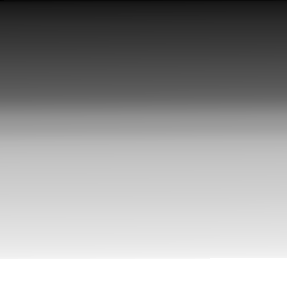
#> input picture vision_por_computadora/TP1/img1_tp.png, 287 x 288 px; its folder holds 3 pictures in this run
$ jupyter execute --allow-errors TP1.ipynb   (shell and % lines are left out)
#> lines starting #> are read from the running program, lines starting #| are printed output that depends on the picture
# TP1 — Visión por Computadora I

**Tema:** Operadores de píxel, corrección de color (White Patch) e histogramas (Clase 2)

**Alumno:** Romero Federico, Ailen Muñoz

---

### Cómo leer este notebook

- Las cajas con **fondo y borde verde** : contienen las conclusiones del equipo.
- El resto de las celdas estan agrupadas por punto y contienen el código relativo a ese punto.

## Setup

Importamos las librerías necesarias y definimos las rutas a las imágenes provistas en `Material_TPs/TP1`.

[cell 1]
import os
import glob

import cv2 as cv
import numpy as np
import matplotlib.pyplot as plt


# Rutas relativas: este notebook vive en vision_por_computadora/TP1/, junto al material del TP
BASE_DIR = "."
WP_DIR = os.path.join(BASE_DIR, "white_patch")

assert os.path.isdir(BASE_DIR), f"No se encontró {BASE_DIR}. Revisar desde dónde se corre el notebook."
#> (the rest of this cell did not finish here and is left out)

## Parte 1 — Algoritmo White Patch

### 1.1 Implementación

[cell 2]
def white_patch(img_bgr: np.ndarray, percentile: float = 100.0) -> np.ndarray:
    """
    Aplica el algoritmo White Patch sobre una imagen color.

    Asume que el valor de máxima intensidad en cada canal corresponde
    al blanco de la fuente de luz y renormaliza cada canal para llevar
    ese máximo a 255.

    Parameters
    ----------
    img_bgr : np.ndarray
        Imagen de entrada en formato BGR (uint8), tal como la devuelve cv2.imread.
    percentile : float, opcional
        Percentil usado para estimar el "máximo" por canal (100 = máximo estricto).
        Usar un valor un poco menor (ej. 99) hace la estimación más robusta frente
        a un único píxel outlier (ruido puntual, pixel "quemado", reflejo especular).

    Returns
    -------
    np.ndarray
        Imagen corregida en BGR (uint8), con el mismo shape que la entrada.
    """
    img = img_bgr.astype(np.float32)
    canales = img.reshape(-1, 3)

    if percentile >= 100:
        max_por_canal = canales.max(axis=0)
    else:
        max_por_canal = np.percentile(canales, percentile, axis=0)

    max_por_canal = np.clip(max_por_canal, 1, None)  # evita división por cero
    img_corregida = img * (255.0 / max_por_canal)
    return np.clip(img_corregida, 0, 255).astype(np.uint8)

### 1.2 Resultados

Aplicamos el algoritmo a **todas** las imágenes de `white_patch/`: Se muestran en pares (Original | White Patch) agrupadas por escena.

[cell 3]
def cargar_imagenes(directorio):
    rutas = sorted(glob.glob(os.path.join(directorio, "*")))
    return {os.path.basename(r): cv.imread(r, cv.IMREAD_COLOR) for r in rutas}


def mostrar_original_vs_corregida(imagenes: dict, titulo: str):
    n = len(imagenes)
    fig, axes = plt.subplots(n, 2, figsize=(6, 3 * n))
    if n == 1:
        axes = axes.reshape(1, 2)

    for fila, (nombre, img_bgr) in enumerate(imagenes.items()):
        corregida_bgr = white_patch(img_bgr)

        axes[fila, 0].imshow(cv.cvtColor(img_bgr, cv.COLOR_BGR2RGB))
        axes[fila, 0].set_title(f"{nombre}\nOriginal")
        axes[fila, 0].axis("off")

        axes[fila, 1].imshow(cv.cvtColor(corregida_bgr, cv.COLOR_BGR2RGB))
        axes[fila, 1].set_title("White Patch")
        axes[fila, 1].axis("off")

    fig.suptitle(titulo)
    fig.tight_layout()
    plt.show()


imagenes_wp = cargar_imagenes(WP_DIR)

predator = {k: v for k, v in imagenes_wp.items() if k.startswith("wp_")}
manos = {k: v for k, v in imagenes_wp.items() if k.startswith("test_")}

#> (the rest of this cell did not finish here and is left out)

Para entender **por qué** el algoritmo corrige mejor en algunos casos que en otros, es útil mirar los números detrás de la corrección: el máximo por canal que usa como referencia de "blanco", la media de cada canal antes y después, y qué fracción de píxeles termina saturada (en 255) luego de la corrección.

[cell 4]
def analizar_white_patch(imagenes: dict):
    print(f"{'archivo':16s} {'max (B,G,R)':>20s} {'media antes (B,G,R)':>26s} {'media después (B,G,R)':>28s} {'% pix. saturados':>18s}")
    print("-" * 112)
    for nombre, img_bgr in imagenes.items():
        img = img_bgr.astype(np.float32)
        max_por_canal = img.reshape(-1, 3).max(axis=0)
        media_antes = img.reshape(-1, 3).mean(axis=0)

        corregida = white_patch(img_bgr)
        media_despues = corregida.reshape(-1, 3).astype(np.float32).mean(axis=0)
        frac_saturados = (corregida == 255).any(axis=2).mean() * 100

        print(f"{nombre:16s} {str(max_por_canal.round(0)):>20s} "
              f"{str(media_antes.round(1)):>26s} {str(media_despues.round(1)):>28s} "
              f"{frac_saturados:>17.1f}%")


analizar_white_patch(imagenes_wp)

<div style="border:2px solid #8EB15C; background-color:#B1CF86; padding:14px 16px; border-radius:6px; color:#111;">

**Analisis**

1. **`wp_blue.jpg` no cambia en absoluto.** Su máximo por canal ya es `(255, 255, 255)` *antes* de corregir: hay algún píxel (un reflejo puntual, una zona sobreexpuesta) que ya está saturado en los tres canales. El factor de corrección `255/max` da 1 en los tres canales, así que la imagen "corregida" es idéntica a la original y el dominante azul **no se elimina**. Esto expone el punto más débil del algoritmo: confunde un píxel saturado/quemado por sobreexposición con el "blanco" real de la escena, y en ese caso no hay forma de corregir nada.

2. **`wp_red.png`/`wp_red2.jpg` y `wp_green.png`/`wp_green2.jpg` sí se corrigen, pero a costa de saturar entre un 6% y un 9% de los píxeles** (última columna de la tabla). Como el canal dominante (R o G) ya está cerca de 255, la corrección multiplica fuertemente a los canales opuestos lo que satura zonas que antes no lo estaban y puede amplificar el ruido de fondo en canales que partían de señal muy baja (medias de 15-30 sobre 255). Se pierde detalle en las zonas más claras a cambio de recuperar el balance de color.

3. **En las fotos de manos (`test_*`) el dominante se reduce pero no desaparece del todo** (por ejemplo, en `test_red.png` la media del canal R queda ~30 puntos por encima de B/G luego de corregir). Acá no hay ningún objeto realmente blanco o gris neutro en la escena — solo piel y un fondo de color — así que el "máximo por canal" no representa una superficie neutra bajo esa luz, sino simplemente el punto más iluminado de la piel o el fondo. El resultado es una corrección parcial: mejor que el original, pero no un balance de blancos correcto.

**En resumen:** White Patch funciona  mejor cuando existe en la escena un punto realmente neutro (blanco/gris) que no esté saturado por sobreexposición; falla o corrige de forma parcial cuando ese supuesto no se cumple o cuando ya hay saturación previa en algún canal. Una mitigación simple —ya incluida como parámetro `percentile` en la función— es usar un percentil alto pero no absoluto. Hemos realizado pruebas con 95% y las mejoras en wp_blue son sustanciales aunque aumenta la saturación del resto de los ejemplos para predator. En cuanto a los ejemplos de manos, si bien la saturación aumento las diferencias son casi imperceptibles entre 100 y 95.

</div>

## Parte 2 — Histogramas de `img1_tp.png` e `img2_tp.png`

### 2.1 Carga y visualización en escala de grises

[cell 5]
img1 = cv.imread(os.path.join(BASE_DIR, "img1_tp.png"), cv.IMREAD_GRAYSCALE)
#> img1 is the input picture: shape (288, 287); min 2, max 255, mean 154.8
img2 = cv.imread(os.path.join(BASE_DIR, "img2_tp.png"), cv.IMREAD_GRAYSCALE)
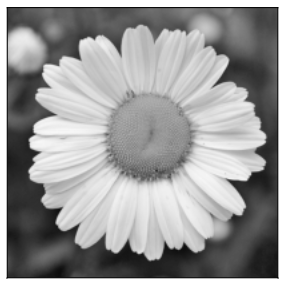
#> input picture vision_por_computadora/TP1/img2_tp.png, 287 x 288 px
#> img2 is the input picture: shape (288, 287); min 2, max 255, mean 154.8

fig, axes = plt.subplots(1, 2, figsize=(8, 4))
axes[0].imshow(img1, cmap="gray", vmin=0, vmax=255)
axes[0].set_title(f"img1_tp.png {img1.shape}")
axes[0].axis("off")

axes[1].imshow(img2, cmap="gray", vmin=0, vmax=255)
axes[1].set_title(f"img2_tp.png {img2.shape}")
axes[1].axis("off")

fig.tight_layout()
plt.show()
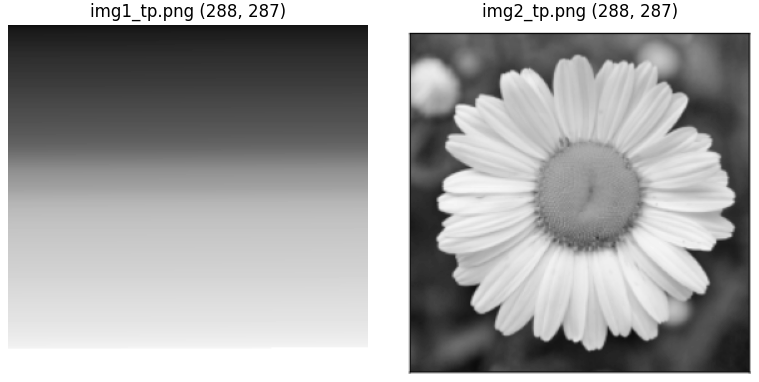
#> figure drawn by matplotlib, 2 panels

### 2.2 Elección del número de bins

Antes de fijar un número de bins, veamos cómo cambia el histograma de cada imagen al variar esa cantidad (16, 32 y 256 bins), para elegir uno razonable con criterio en vez de arbitrariamente.

- Con **pocos bins** (ej. 16) el histograma es más robusto/suave pero pierde resolución: intensidades distintas quedan agrupadas en el mismo bin.
- Con **muchos bins** (ej. 256, uno por nivel de intensidad) se tiene la máxima resolución, pero el histograma puede verse "ruidoso" si la imagen no tiene suficientes píxeles para poblar cada nivel de forma estable.

Ambas imágenes son de 287×288 (~82.700 píxeles), un tamaño suficiente para sostener incluso 256 bins sin que se vea demasiado ruidoso. Elegimos **32 bins** como compromiso: da una forma clara de la distribución sin la granularidad excesiva de 256, suficiente para esta comparación.

[cell 6]
N_BINS = 32

fig, axes = plt.subplots(2, 3, figsize=(13, 6))
for fila, (nombre, img) in enumerate([("img1_tp.png", img1), ("img2_tp.png", img2)]):
    for col, bins in enumerate([16, 32, 256]):
        hist, edges = np.histogram(img.ravel(), bins=bins, range=(0, 256))
        axes[fila, col].bar(edges[:-1], hist, width=np.diff(edges), align="edge", color="tab:red")
        axes[fila, col].set_title(f"{nombre} — {bins} bins")
        axes[fila, col].set_xlabel("Intensidad")
        axes[fila, col].set_ylabel("Cantidad de píxeles")
#> this loop made 2 passes
#> (fila, nombre) on passes 1 to 2: (0, 'img1_tp.png'), (1, 'img2_tp.png')

fig.tight_layout()
plt.show()
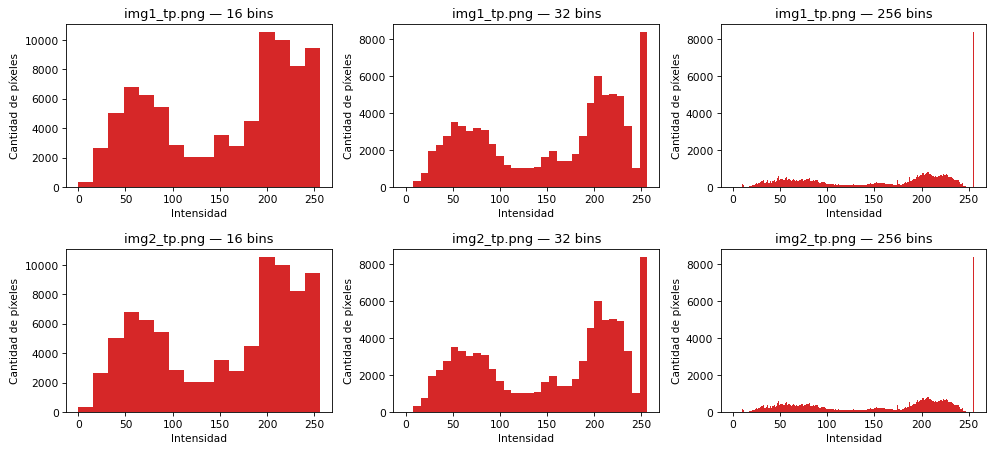
#> figure drawn by matplotlib, 6 panels; panel 1: tallest bar 10545 high, from x = 192 to 208; panel 2: tallest bar 8400 high, from x = 248 to 256; panel 3: tallest bar 8400 high, from x = 255 to 256; panel 4: tallest bar 10545 high, from x = 192 to 208

### 2.3 Comparación de histogramas (32 bins)

[cell 7]
hist1, edges = np.histogram(img1.ravel(), bins=N_BINS, range=(0, 256))
#> hist1 = 32 values, max 8400 at index 31, min 4 at index 0, mean 2583; edges = 33 values from 0 to 256
hist2, _ = np.histogram(img2.ravel(), bins=N_BINS, range=(0, 256))
#> hist2 has the same summary as hist1

fig, axes = plt.subplots(1, 2, figsize=(10, 4), sharey=True)
axes[0].bar(edges[:-1], hist1, width=np.diff(edges), align="edge", color="tab:blue")
axes[0].set_title(f"Histograma img1_tp.png ({N_BINS} bins)")
axes[0].set_xlabel("Intensidad")
axes[0].set_ylabel("Cantidad de píxeles")

axes[1].bar(edges[:-1], hist2, width=np.diff(edges), align="edge", color="tab:orange")
axes[1].set_title(f"Histograma img2_tp.png ({N_BINS} bins)")
axes[1].set_xlabel("Intensidad")

fig.tight_layout()
plt.show()
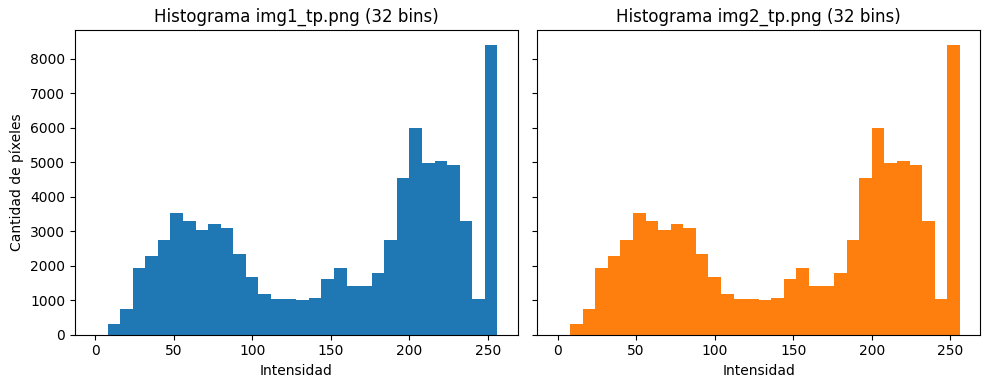
#> figure drawn by matplotlib, 2 panels; panel 1: tallest bar 8400 high, from x = 248 to 256

print("¿Histogramas idénticos bin a bin?", np.array_equal(hist1, hist2))
#| ¿Histogramas idénticos bin a bin? True
print("¿Mismo multiconjunto de valores de píxel (incluso a 256 niveles)?",
      np.array_equal(np.sort(img1.ravel()), np.sort(img2.ravel())))
#| ¿Mismo multiconjunto de valores de píxel (incluso a 256 niveles)? True
